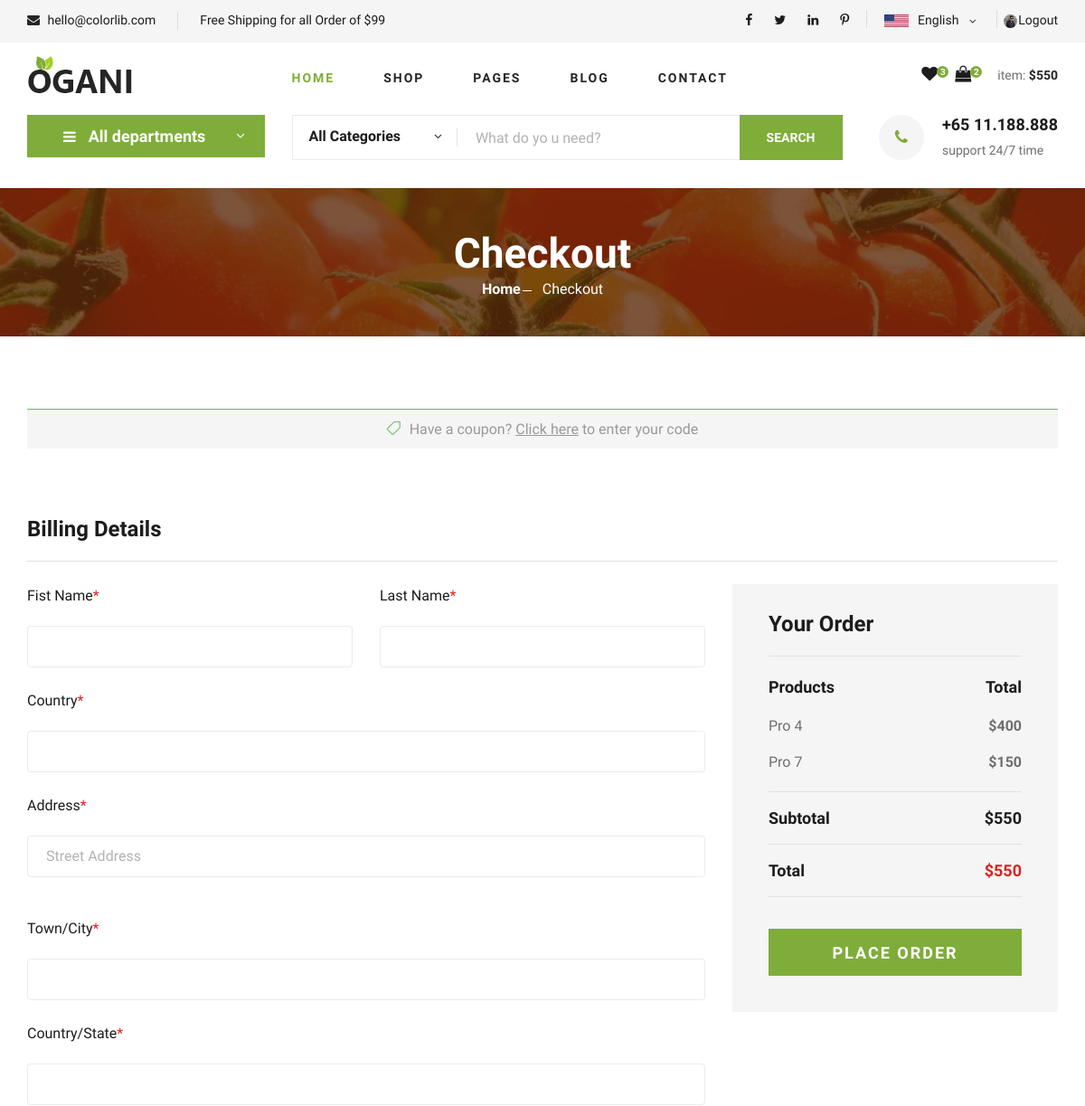
/checkout (signed in, upper part), run on an earlier commit of the app's database.
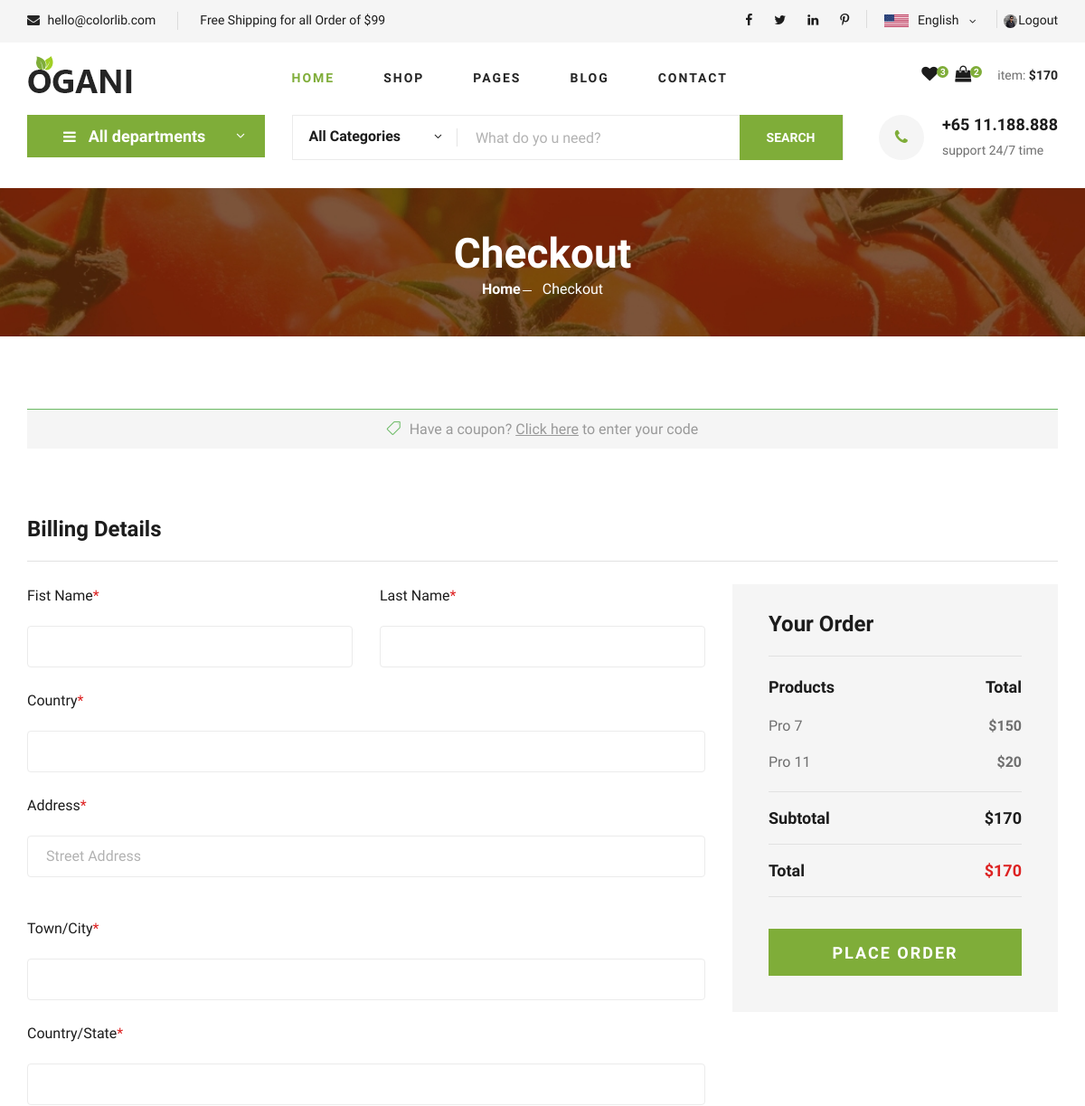
And on a later commit of the database.
### myapp/models.py (models this page shows, shortened)
class cart(models.Model):
    user=models.ForeignKey(user,on_delete=models.CASCADE)
    product=models.ForeignKey(product,on_delete=models.CASCADE)
    qty=models.IntegerField(default=1)
    total_price=models.IntegerField(default=1)
    added_at=models.DateTimeField(auto_now_add=True)
    order_status=models.BooleanField(default=False)

class product(models.Model):
    name=models.CharField(max_length=100)
    price = models.IntegerField()
    image=models.ImageField(upload_to="image")
    category=models.ForeignKey(category,on_delete=models.CASCADE,blank=True,null=True)

### myapp/views.py (the view)
# urls.py: path('checkout', views.checkout, name='checkout'),
def checkout(request):
        cid=category.objects.all().order_by("-id")
        uid=user.objects.get(username=request.session['username'])
        wid_count=wishlist.objects.filter(user=uid).count()
        cid_count=cart.objects.filter(user=uid,order_status=False).count()
        cart_items = cart.objects.filter(user=uid,order_status=False).select_related('product')
        l1 = [i.total_price for i in cart_items]
        subtotal=sum(item.total_price for item in cart_items)
        shipping=0 if subtotal>99 else 20
        total=subtotal+shipping
        print(total)
        amount = int(total)*100 #100 here means 1 dollar,1 rupree if currency INR
        client = razorpay.Client(auth=('rzp_test_bilBagOBVTi4lE','77yKq3N9Wul97JVQcjtIVB5z'))
        response = client.order.create({'amount':amount,'currency':'INR','payment_capture':1})
        contaxt={
                "cid":cid,
                "uid":uid,
                "wid_count": wid_count,
                "cid_count": cid_count,
                "cart_items":cart_items,
                "subtotal":subtotal,
                "shipping":shipping,
                "total":total,
                "response":response,
            }
        return render(request,"checkout.html", contaxt)

### myapp/templates/checkout.html (shortened to what the changed rows need)
{% load static %}
<!DOCTYPE html>
<html lang="zxx">
<head>
    <link rel="stylesheet" href="{% static 'css/bootstrap.min.css' %}" type="text/css">
    <link rel="stylesheet" href="{% static 'css/font-awesome.min.css' %}" type="text/css">
    <link rel="stylesheet" href="{% static 'css/elegant-icons.css' %}" type="text/css">
    <link rel="stylesheet" href="{% static 'css/nice-select.css' %}" type="text/css">
    <link rel="stylesheet" href="{% static 'css/jquery-ui.min.css' %}" type="text/css">
    <link rel="stylesheet" href="{% static 'css/owl.carousel.min.css' %}" type="text/css">
    <link rel="stylesheet" href="{% static 'css/slicknav.min.css' %}" type="text/css">
    <link rel="stylesheet" href="{% static 'css/style.css' %}" type="text/css">
</head>
<body>
    <header class="header">
        <div class="container">
            <div class="row">
                <div class="col-lg-3">
                    <div class="header__cart">
                        <div class="header__cart__price">item: <span>${{total}}</span></div>
                    </div>
                </div>
            </div>
        </div>
    </header>
    <section class="breadcrumb-section set-bg" data-setbg="{% static 'img/breadcrumb.jpg' %}">
        <div class="container">
            <div class="row">
                <div class="col-lg-12 text-center">
                    <div class="breadcrumb__text">
                        <h2>Checkout</h2>
                    </div>
                </div>
            </div>
        </div>
    </section>
    <section class="checkout spad">
        <div class="container">
            <div class="checkout__form">
                <form action="{% url 'Add_Billing' %}" method="post">
                    <div class="row">
                        <div class="col-lg-4 col-md-6">
                            <div class="checkout__order">
                                <ul>
                                    {% for item in cart_items %}
                                    <li>{{item.product.name}}<span>${{item.total_price}}</span></li>
                                    {% endfor %}
                                </ul>
                                <div class="checkout__order__subtotal">Subtotal <span>${{subtotal}}</span></div>
                                <div class="checkout__order__total">Total <span>${{total}}</span></div>
                            </div>
                        </div>
                    </div>
                </form>
            </div>
        </div>
    </section>
</body>
</html>

What changed in the data, as far as the page shows it:
removed cart: product.name "Pro 4", total_price "400"
added cart: product.name "Pro 11", total_price "20"
Also different on the page:
{{ total }}: "550" → "170"
{{ subtotal }}: "550" → "170"
